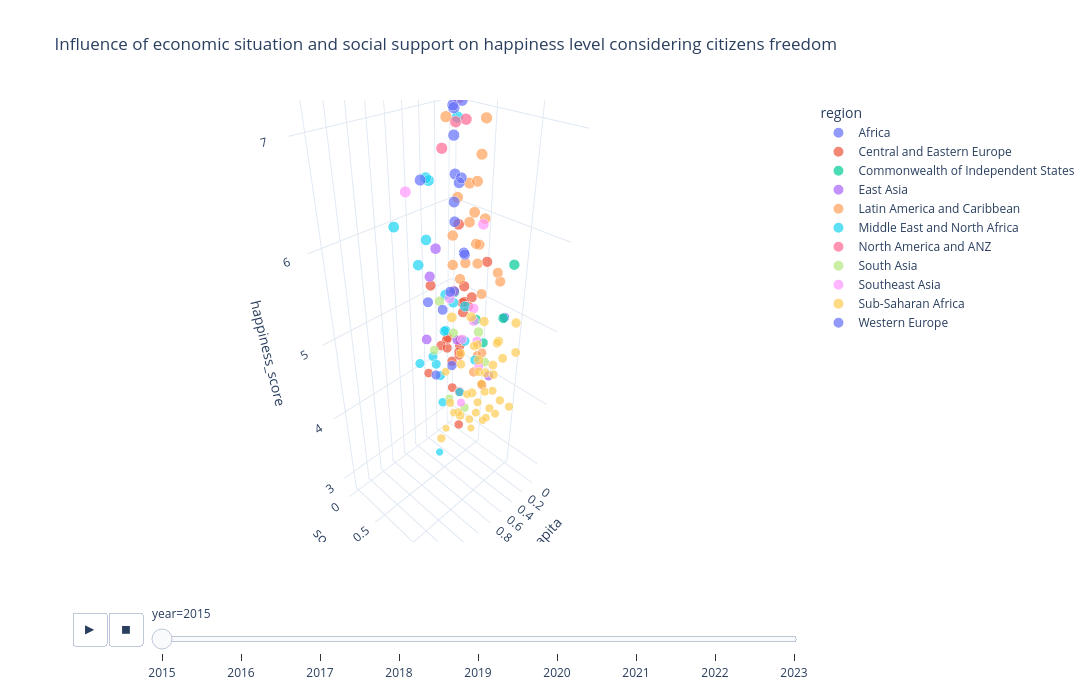

The notebook cell saved with this chart:
### Markdown cell above
For this I decided to use Plotly to construct 3D-scatter plot. It will be possible to choose exact year, size of circles depends on happiness level and data presented by regions.

### Code cell
data = concatted.groupby(['year', 'region', 'gdp_per_capita', 'social_support', 'freedom_to_make_life_choices'])[
    'happiness_score'].mean().reset_index()

fig = px.scatter_3d(data, x='gdp_per_capita', y='social_support', z='happiness_score',
                    color='region',
                    size='happiness_score',
                    animation_frame='year',
                    title='Influence of economic situation and social support on happiness level considering citizens freedom',
                    labels={'gdp_per_capita': 'gdp_per_capita',
                            'social_support': 'social_support',
                            'happiness_score': 'happiness_score',
                            'region': 'region'},
                    template='plotly_white', )

fig.update_layout(width=1200, height=700)

fig.show()

### Figure 1 — Plotly figure (JSON) as saved in the notebook; plotly's stock layout.template omitted (floating-point values rounded to 4 significant figures)
{"data": [{"hovertemplate": "region=Africa<br>year=2015<br>gdp_per_capita=%{x}<br>social_support=%{y}<br>happiness_score=%{marker.size}<extra></extra>", "legendgroup": "Africa", "marker": {"color": "#636efa", "size": [5.057], "sizemode": "area", "sizeref": 0.0196, "symbol": "circle"}, "mode": "markers", "name": "Africa", "scene": "scene", "showlegend": true, "type": "scatter3d", "x": [0.1885], "y": [0.9515], "z": [5.057]}, {"hovertemplate": "region=Central and Eastern Europe<br>year=2015<br>gdp_per_capita=%{x}<br>social_support=%{y}<br>happiness_score=%{marker.size}<extra></extra>", "legendgroup": "Central and Eastern Europe", "marker": {"color": "#EF553B", "size": [5.889, 4.297, 4.35, 4.681, 5.589, 4.949, 4.959, 5.007, 5.123, 5.192, 4.218, 5.212, 5.813, 5.124, 5.759, 5.098, 4.8, 5.791, 5.716, 5.833, 5.429, 5.995, 6.505, 5.848], "sizemode": "area", "sizeref": 0.0196, "symbol": "circle"}, "mode": "markers", "name": "Central and Eastern Europe", "scene": "scene", "showlegend": true, "type": "scatter3d", "x": [0.5945, 0.7419, 0.7682, 0.7991, 0.8015, 0.8322, 0.8787, 0.9185, 0.9205, 0.9744, 1.012, 1.024, 1.032, 1.043, 1.083, 1.113, 1.121, 1.126, 1.138, 1.147, 1.152, 1.169, 1.179, 1.185], "y": [1.015, 0.3856, 0.7771, 1.203, 0.812, 0.9192, 0.8043, 1.002, 1.01, 0.9056, 1.106, 0.9379, 1.233, 0.8859, 0.7962, 1.096, 1.202, 1.279, 1.236, 1.257, 1.228, 1.27, 1.206, 1.274], "z": [5.889, 4.297, 4.35, 4.681, 5.589, 4.949, 4.959, 5.007, 5.123, 5.192, 4.218, 5.212, 5.813, 5.124, 5.759, 5.098, 4.8, 5.791, 5.716, 5.833, 5.429, 5.995, 6.505, 5.848]}, {"hovertemplate": "region=Commonwealth of Independent States<br>year=2015<br>gdp_per_capita=%{x}<br>social_support=%{y}<br>happiness_score=%{marker.size}<extra></extra>", "legendgroup": "Commonwealth of Independent States", "marker": {"color": "#00cc96", "size": [4.786, 5.286, 6.003, 5.548, 5.855], "sizemode": "area", "sizeref": 0.0196, "symbol": "circle"}, "mode": "markers", "name": "Commonwealth of Independent States", "scene": "scene", "showlegend": true, "type": "scatter3d", "x": [0.3905, 0.4743, 0.6324, 0.9585, 1.123], "y": [0.8556, 1.151, 1.34, 1.227, 1.122], "z": [4.786, 5.286, 6.003, 5.548, 5.855]}, {"hovertemplate": "region=East Asia<br>year=2015<br>gdp_per_capita=%{x}<br>social_support=%{y}<br>happiness_score=%{marker.size}<extra></extra>", "legendgroup": "East Asia", "marker": {"color": "#ab63fa", "size": [4.874, 5.14, 5.984, 5.987, 6.298, 5.474], "sizemode": "area", "sizeref": 0.0196, "symbol": "circle"}, "mode": "markers", "name": "East Asia", "scene": "scene", "showlegend": true, "type": "scatter3d", "x": [0.8282, 0.8901, 1.245, 1.271, 1.291, 1.386], "y": [1.301, 0.9467, 0.9577, 1.257, 1.076, 1.058], "z": [4.874, 5.14, 5.984, 5.987, 6.298, 5.474]}, {"hovertemplate": "region=Latin America and Caribbean<br>year=2015<br>gdp_per_capita=%{x}<br>social_support=%{y}<br>happiness_score=%{marker.size}<extra></extra>", "legendgroup": "Latin America and Caribbean", "marker": {"color": "#FFA15A", "size": [4.518, 5.828, 4.788, 5.89, 6.123, 5.878, 6.13, 5.709, 5.975, 4.885, 5.824, 6.477, 7.226, 6.983, 6.269, 7.187, 6.81, 6.574, 6.485, 6.786, 6.67, 6.168], "sizemode": "area", "sizeref": 0.0196, "symbol": "circle"}, "mode": "markers", "name": "Latin America and Caribbean", "scene": "scene", "showlegend": true, "type": "scatter3d", "x": [0.2667, 0.5933, 0.5953, 0.6813, 0.7455, 0.7599, 0.7645, 0.8104, 0.864, 0.8954, 0.9002, 0.9186, 0.9558, 0.9812, 0.9953, 1.021, 1.044, 1.054, 1.062, 1.064, 1.107, 1.212], "y": [0.743, 1.142, 0.9535, 0.9784, 1.044, 1.305, 1.025, 1.151, 0.999, 1.172, 0.9746, 1.24, 1.238, 1.233, 0.972, 0.9145, 1.256, 1.248, 1.209, 1.198, 1.124, 1.184], "z": [4.518, 5.828, 4.788, 5.89, 6.123, 5.878, 6.13, 5.709, 5.975, 4.885, 5.824, 6.477, 7.226, 6.983, 6.269, 7.187, 6.81, 6.574, 6.485, 6.786, 6.67, 6.168]}, {"hovertemplate": "region=Middle East and North Africa<br>year=2015<br>gdp_per_capita=%{x}<br>social_support=%{y}<br>happiness_score=%{marker.size}<extra></extra>", "legendgroup": "Middle East and North Africa", "marker": {"color": "#19d3f3", "size": [4.077, 4.715, 3.006, 5.013, 4.739, 4.194, 5.192, 5.605, 4.677, 4.686, 4.839, 5.332, 5.754, 7.278, 5.96, 6.853, 6.411, 6.901, 6.295, 6.611], "sizemode": "area", "sizeref": 0.0196, "symbol": "circle"}, "mode": "markers", "name": "Middle East and North Africa", "scene": "scene", "showlegend": true, "type": "scatter3d", "x": [0.5465, 0.5987, 0.6632, 0.7348, 0.8811, 0.8818, 0.902, 0.9393, 0.9855, 1.009, 1.026, 1.061, 1.131, 1.229, 1.324, 1.36, 1.395, 1.427, 1.554, 1.69], "y": [0.6809, 0.9256, 0.4749, 0.641, 0.6043, 0.747, 1.054, 1.078, 0.8189, 0.5445, 0.8, 0.9463, 1.119, 1.224, 1.216, 1.082, 1.084, 1.126, 1.166, 1.079], "z": [4.077, 4.715, 3.006, 5.013, 4.739, 4.194, 5.192, 5.605, 4.677, 4.686, 4.839, 5.332, 5.754, 7.278, 5.96, 6.853, 6.411, 6.901, 6.295, 6.611]}, {"hovertemplate": "region=North America and ANZ<br>year=2015<br>gdp_per_capita=%{x}<br>social_support=%{y}<br>happiness_score=%{marker.size}<extra></extra>", "legendgroup": "North America and ANZ", "marker": {"color": "#FF6692", "size": [7.286, 7.427, 7.284, 7.119], "sizemode": "area", "sizeref": 0.0196, "symbol": "circle"}, "mode": "markers", "name": "North America and ANZ", "scene": "scene", "showlegend": true, "type": "scatter3d", "x": [1.25, 1.326, 1.334, 1.395], "y": [1.32, 1.323, 1.309, 1.247], "z": [7.286, 7.427, 7.284, 7.119]}, {"hovertemplate": "region=South Asia<br>year=2015<br>gdp_per_capita=%{x}<br>social_support=%{y}<br>happiness_score=%{marker.size}<extra></extra>", "legendgroup": "South Asia", "marker": {"color": "#B6E880", "size": [3.575, 4.514, 4.694, 5.194, 4.565, 5.253, 4.271], "sizemode": "area", "sizeref": 0.0196, "symbol": "circle"}, "mode": "markers", "name": "South Asia", "scene": "scene", "showlegend": true, "type": "scatter3d", "x": [0.3198, 0.36, 0.3975, 0.5954, 0.645, 0.7704, 0.8352], "y": [0.3029, 0.8645, 0.4311, 0.4141, 0.3817, 1.104, 1.019], "z": [3.575, 4.514, 4.694, 5.194, 4.565, 5.253, 4.271]}, {"hovertemplate": "region=Southeast Asia<br>year=2015<br>gdp_per_capita=%{x}<br>social_support=%{y}<br>happiness_score=%{marker.size}<extra></extra>", "legendgroup": "Southeast Asia", "marker": {"color": "#FF97FF", "size": [4.307, 3.819, 4.876, 5.36, 5.073, 5.399, 6.455, 5.77, 6.798], "sizemode": "area", "sizeref": 0.0196, "symbol": "circle"}, "mode": "markers", "name": "Southeast Asia", "scene": "scene", "showlegend": true, "type": "scatter3d", "x": [0.2711, 0.4604, 0.5907, 0.6322, 0.7053, 0.8283, 0.9669, 1.125, 1.522], "y": [0.709, 0.6274, 0.738, 0.9123, 1.035, 1.087, 1.265, 1.07, 1.02], "z": [4.307, 3.819, 4.876, 5.36, 5.073, 5.399, 6.455, 5.77, 6.798]}, {"hovertemplate": "region=Sub-Saharan Africa<br>year=2015<br>gdp_per_capita=%{x}<br>social_support=%{y}<br>happiness_score=%{marker.size}<extra></extra>", "legendgroup": "Sub-Saharan Africa", "marker": {"color": "#FECB52", "size": [4.517, 2.905, 4.292, 3.845, 4.571, 3.678, 4.971, 3.656, 4.512, 3.681, 2.839, 3.931, 3.465, 3.956, 3.587, 3.995, 4.61, 3.781, 3.34, 4.507, 3.667, 4.419, 3.904, 4.898, 4.252, 4.369, 4.436, 3.655, 5.129, 4.55, 4.633, 5.268, 3.989, 4.867, 4.033, 4.642, 4.332, 5.477, 3.896], "sizemode": "area", "sizeref": 0.0196, "symbol": "circle"}, "mode": "markers", "name": "Sub-Saharan Africa", "scene": "scene", "showlegend": true, "type": "scatter3d", "x": [0, 0.0153, 0.01604, 0.0694, 0.0712, 0.0785, 0.08308, 0.1742, 0.1907, 0.2082, 0.2087, 0.211, 0.2221, 0.2391, 0.2581, 0.2607, 0.271, 0.2852, 0.2867, 0.3302, 0.3419, 0.3647, 0.365, 0.3755, 0.4225, 0.4402, 0.4541, 0.4653, 0.4704, 0.5211, 0.5456, 0.6543, 0.6787, 0.7121, 0.7578, 0.9205, 0.9936, 1.008, 1.06], "y": [1.001, 0.4159, 0.4113, 0.7726, 0.7897, 0, 1.026, 0.4647, 0.6041, 0.668, 0.1399, 1.133, 0.7737, 0.7927, 0.8519, 1.035, 1.033, 1.003, 0.3539, 0.9557, 0.7606, 0.9988, 0.9762, 1.041, 0.8877, 0.5921, 0.8691, 0.7712, 0.9161, 1.014, 0.6795, 0.9043, 0.6629, 1.073, 0.8604, 1.185, 1.105, 0.9852, 0.9053], "z": [4.517, 2.905, 4.292, 3.845, 4.571, 3.678, 4.971, 3.656, 4.512, 3.681, 2.839, 3.931, 3.465, 3.956, 3.587, 3.995, 4.61, 3.781, 3.34, 4.507, 3.667, 4.419, 3.904, 4.898, 4.252, 4.369, 4.436, 3.655, 5.129, 4.55, 4.633, 5.268, 3.989, 4.867, 4.033, 4.642, 4.332, 5.477, 3.896]}, {"hovertemplate": "region=Western Europe<br>year=2015<br>gdp_per_capita=%{x}<br>social_support=%{y}<br>happiness_score=%{marker.size}<extra></extra>", "legendgroup": "Western Europe", "marker": {"color": "#636efa", "size": [4.857, 5.102, 6.302, 5.695, 5.689, 6.329, 5.948, 6.867, 6.575, 7.406, 7.561, 6.937, 7.527, 6.75, 7.378, 7.364, 6.94, 7.2, 7.587, 7.522, 6.946], "sizemode": "area", "sizeref": 0.0196, "symbol": "circle"}, "mode": "markers", "name": "Western Europe", "scene": "scene", "showlegend": true, "type": "scatter3d", "x": [1.154, 1.16, 1.207, 1.208, 1.208, 1.23, 1.251, 1.266, 1.278, 1.29, 1.302, 1.308, 1.325, 1.328, 1.329, 1.332, 1.336, 1.337, 1.397, 1.459, 1.564], "y": [0.9293, 1.139, 1.302, 1.07, 0.8932, 1.314, 1.198, 1.285, 1.26, 1.318, 1.402, 1.286, 1.361, 1.299, 1.28, 1.289, 1.369, 1.297, 1.35, 1.331, 1.22], "z": [4.857, 5.102, 6.302, 5.695, 5.689, 6.329, 5.948, 6.867, 6.575, 7.406, 7.561, 6.937, 7.527, 6.75, 7.378, 7.364, 6.94, 7.2, 7.587, 7.522, 6.946]}], "layout": {"height": 700, "legend": {"itemsizing": "constant", "title": {"text": "region"}, "tracegroupgap": 0}, "scene": {"aspectmode": "auto", "aspectratio": {"x": 0.7543, "y": 0.6257, "z": 2.119}, "domain": {"x": [0, 1], "y": [0, 1]}, "xaxis": {"title": {"text": "gdp_per_capita"}, "type": "linear"}, "yaxis": {"title": {"text": "social_support"}, "type": "linear"}, "zaxis": {"title": {"text": "happiness_score"}, "type": "linear"}}, "sliders": [{"active": 0, "currentvalue": {"prefix": "year="}, "len": 0.9, "pad": {"b": 10, "t": 60}, "steps": [{"args": [["2015"], {"frame": {"duration": 0, "redraw": true}, "fromcurrent": true, "mode": "immediate", "transition": {"duration": 0, "easing": "linear"}}], "label": "2015", "method": "animate"}, {"args": [["2016"], {"frame": {"duration": 0, "redraw": true}, "fromcurrent": true, "mode": "immediate", "transition": {"duration": 0, "easing": "linear"}}], "label": "2016", "method": "animate"}, {"args": [["2017"], {"frame": {"duration": 0, "redraw": true}, "fromcurrent": true, "mode": "immediate", "transition": {"duration": 0, "easing": "linear"}}], "label": "2017", "method": "animate"}, {"args": [["2018"], {"frame": {"duration": 0, "redraw": true}, "fromcurrent": true, "mode": "immediate", "transition": {"duration": 0, "easing": "linear"}}], "label": "2018", "method": "animate"}, {"args": [["2019"], {"frame": {"duration": 0, "redraw": true}, "fromcurrent": true, "mode": "immediate", "transition": {"duration": 0, "easing": "linear"}}], "label": "2019", "method": "animate"}, {"args": [["2020"], {"frame": {"duration": 0, "redraw": true}, "fromcurrent": true, "mode": "immediate", "transition": {"duration": 0, "easing": "linear"}}], "label": "2020", "method": "animate"}, {"args": [["2021"], {"frame": {"duration": 0, "redraw": true}, "fromcurrent": true, "mode": "immediate", "transition": {"duration": 0, "easing": "linear"}}], "label": "2021", "method": "animate"}, {"args": [["2022"], {"frame": {"duration": 0, "redraw": true}, "fromcurrent": true, "mode": "immediate", "transition": {"duration": 0, "easing": "linear"}}], "label": "2022", "method": "animate"}, {"args": [["2023"], {"frame": {"duration": 0, "redraw": true}, "fromcurrent": true, "mode": "immediate", "transition": {"duration": 0, "easing": "linear"}}], "label": "2023", "method": "animate"}], "x": 0.1, "xanchor": "left", "y": 0, "yanchor": "top"}], "title": {"text": "Influence of economic situation and social support on happiness level considering citizens freedom"}, "updatemenus": [{"buttons": [{"args": [null, {"frame": {"duration": 500, "redraw": true}, "fromcurrent": true, "mode": "immediate", "transition": {"duration": 500, "easing": "linear"}}], "label": "&#9654;", "method": "animate"}, {"args": [[null], {"frame": {"duration": 0, "redraw": true}, "fromcurrent": true, "mode": "immediate", "transition": {"duration": 0, "easing": "linear"}}], "label": "&#9724;", "method": "animate"}], "direction": "left", "pad": {"r": 10, "t": 70}, "showactive": false, "type": "buttons", "x": 0.1, "xanchor": "right", "y": 0, "yanchor": "top"}], "width": 1200}}
